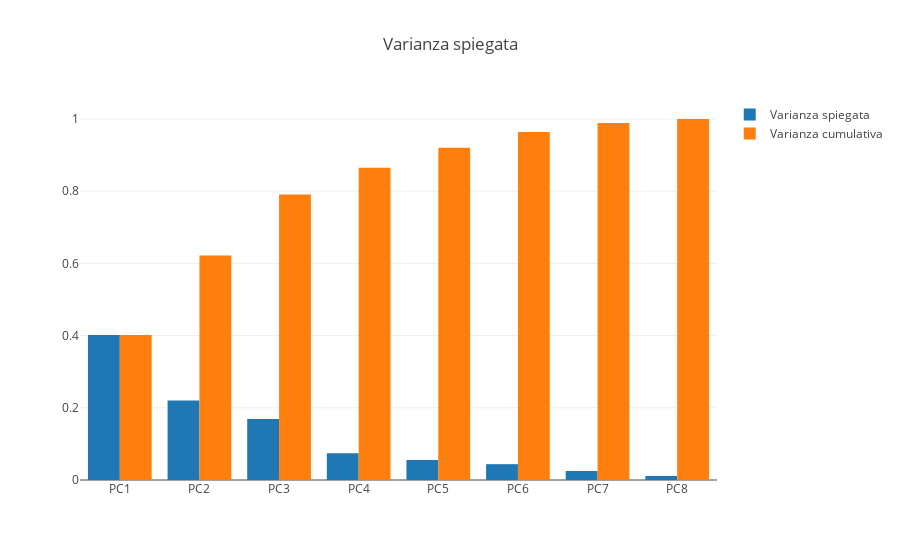

The notebook cell saved with this chart:
### Code cell
print_explained_variance(my_total_pca_obj.explained_variance_ratio_)

### Figure 1 — Plotly figure (JSON) as saved in the notebook; plotly's stock layout.template omitted (floating-point values rounded to 4 significant figures)
{"data": [{"name": "Varianza spiegata", "type": "bar", "uid": "3cc228ee-955a-4ed4-bcfd-a37356855d53", "x": ["PC1", "PC2", "PC3", "PC4", "PC5", "PC6", "PC7", "PC8", "PC9", "PC10", "PC11"], "y": [0.4015, 0.2202, 0.169, 0.07425, 0.0553, 0.04386, 0.0247, 0.01129]}, {"name": "Varianza cumulativa", "type": "bar", "uid": "4f91dcc0-62c2-475d-bdcc-45313b6230aa", "x": ["PC1", "PC2", "PC3", "PC4", "PC5", "PC6", "PC7", "PC8", "PC9", "PC10", "PC11"], "y": [0.4015, 0.6216, 0.7906, 0.8649, 0.9202, 0.964, 0.9887, 1]}], "layout": {"title": {"text": "Varianza spiegata"}}}
